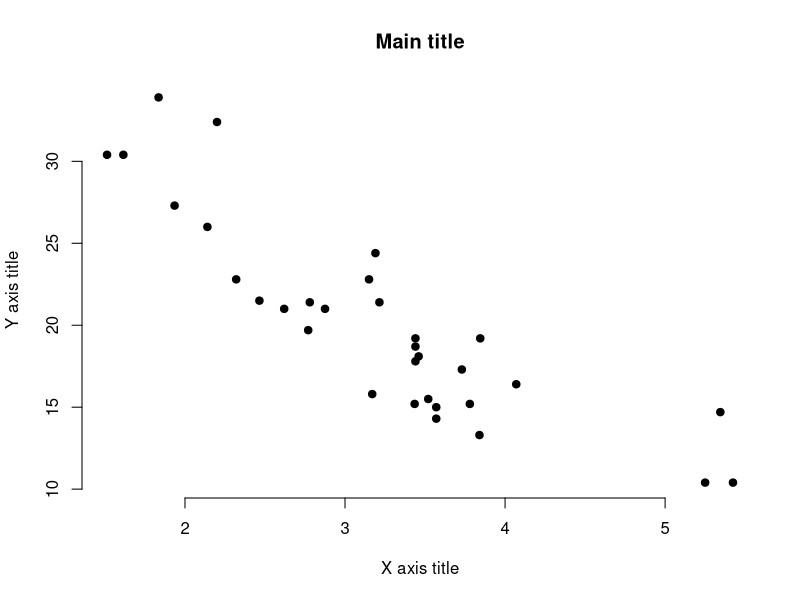
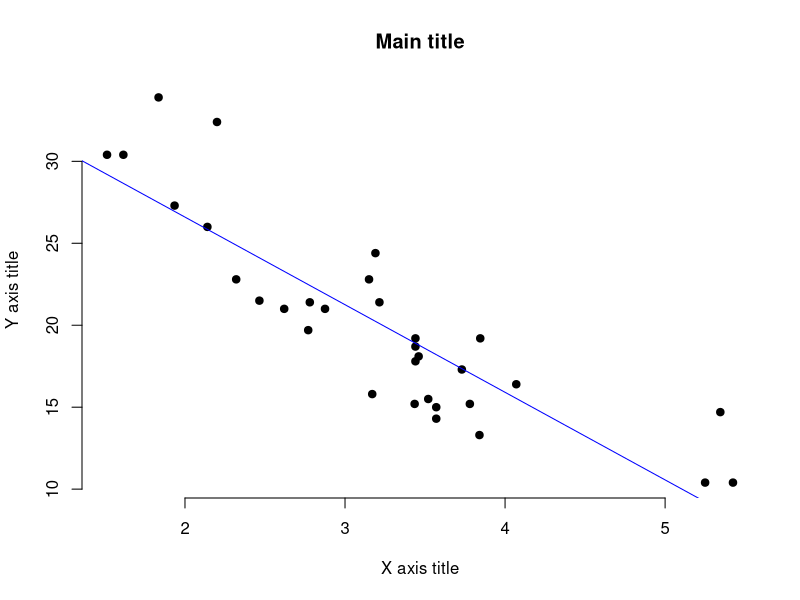
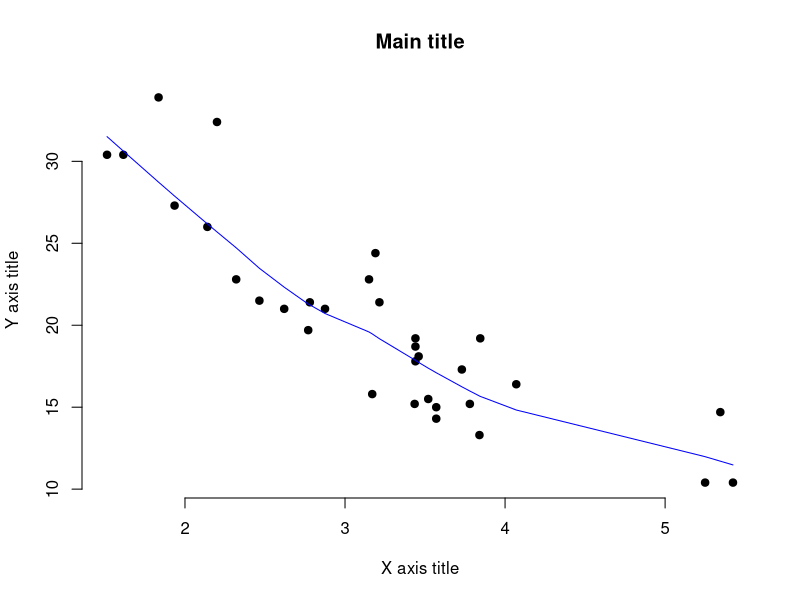
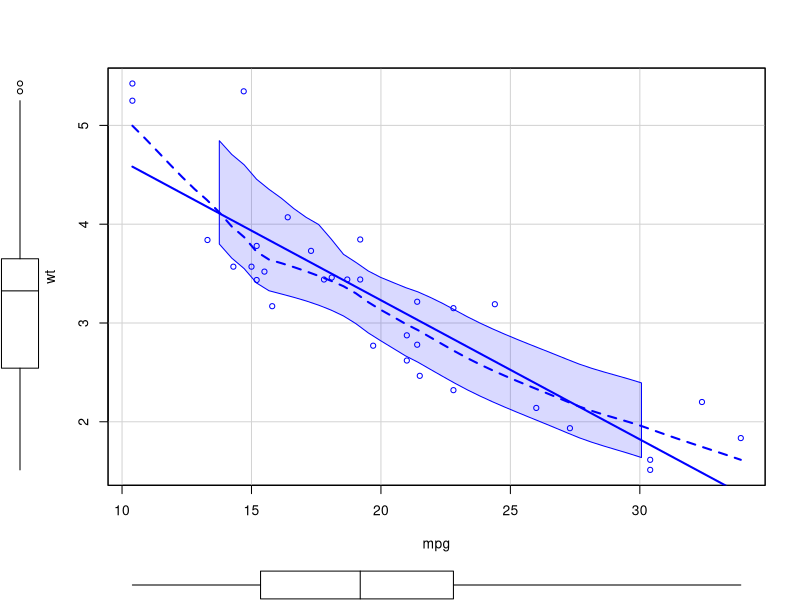
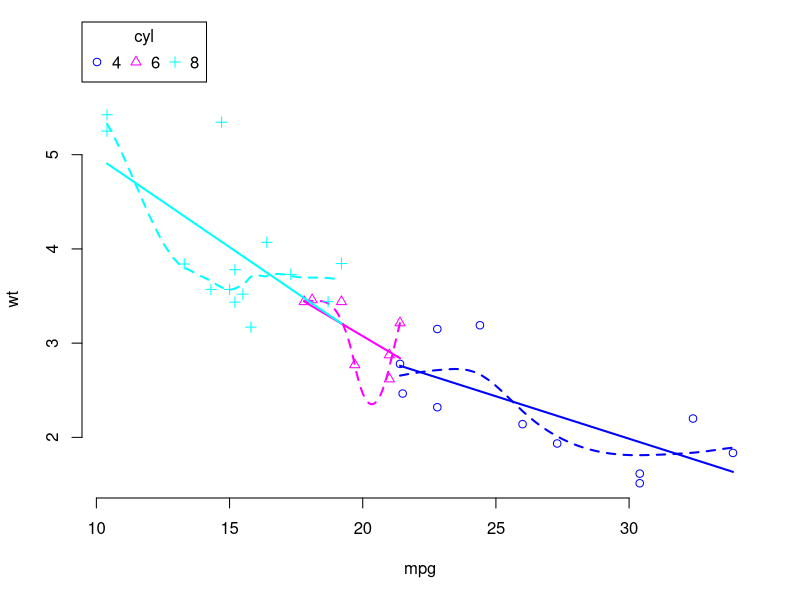

Recreate these plots in R, in order.
mtcars
x <- mtcars$wt
y <- mtcars$mpg
# Plot with main and axis titles
# Change point shape (pch = 19) and remove frame.
plot(x, y, main = "Main title",
     xlab = "X axis title", ylab = "Y axis title",
     pch = 19, frame = FALSE)
# Add regression line
plot(x, y, main = "Main title",
     xlab = "X axis title", ylab = "Y axis title",
     pch = 19, frame = FALSE)
abline(lm(y ~ x, data = mtcars), col = "blue")

# Add fit
plot(x, y, main = "Main title",
     xlab = "X axis title", ylab = "Y axis title",
     pch = 19, frame = FALSE)
lines(lowess(x, y), col = "blue")


install.packages("car")

library("car")
#scatterplot using car library
scatterplot(wt ~ mpg, data = mtcars)

#Scatterplot by groups
scatterplot(wt ~ mpg | cyl, data = mtcars, 
            smoother = FALSE, grid = FALSE, frame = FALSE)


